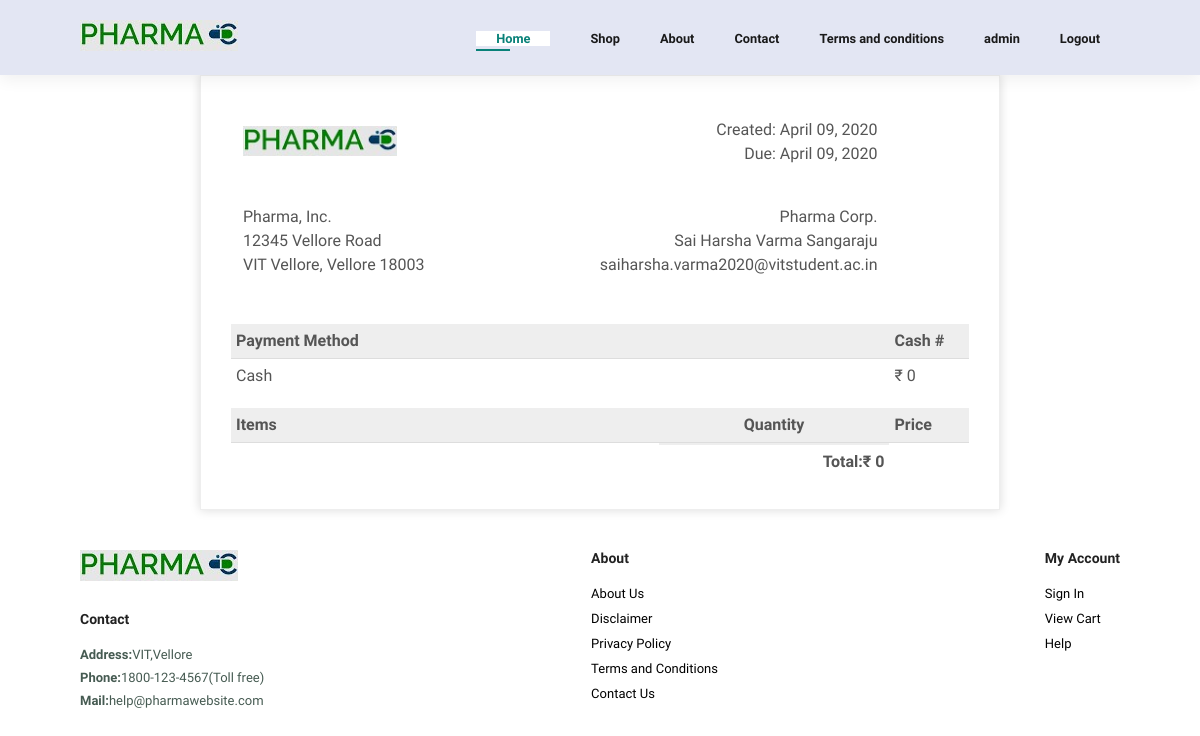
The app's page /checkout/bill/ (signed in), older data.
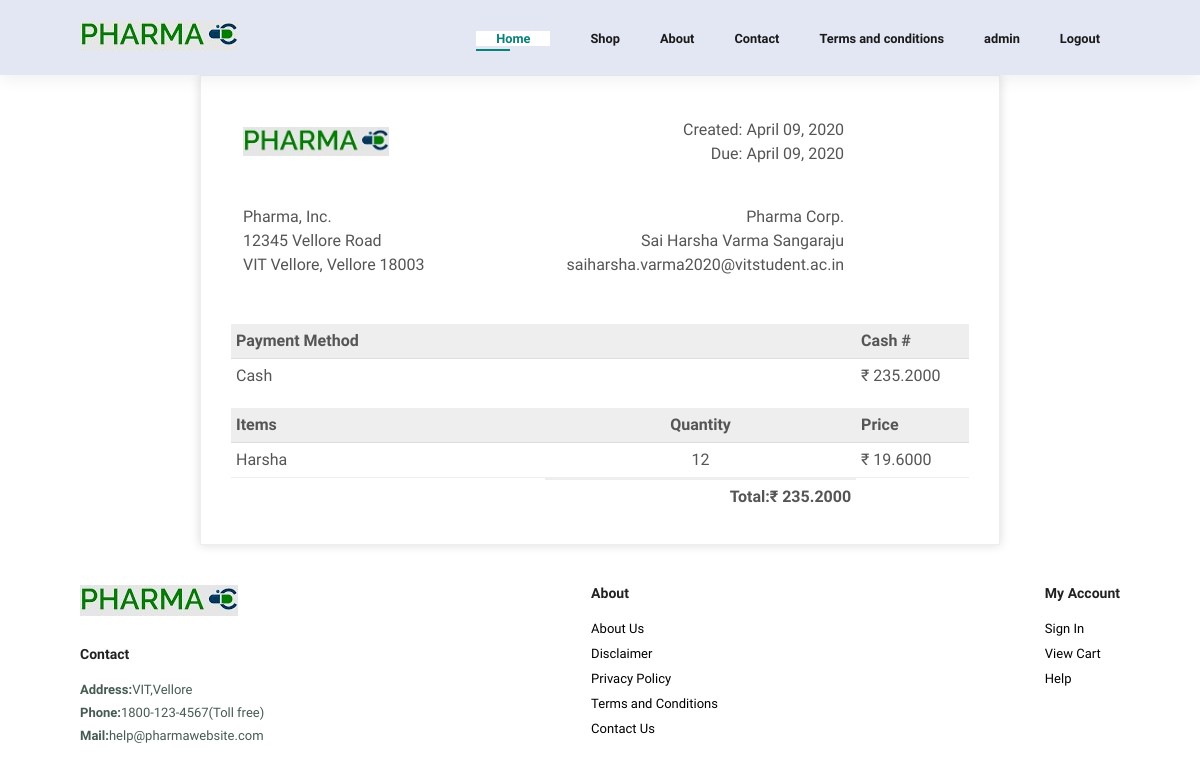
The same page, newer data.
### inventory/models.py (models this page shows, shortened)
class ItemMain(models.Model):
    itemid = models.AutoField(primary_key=True)
    itemname = models.CharField(max_length=50)
    discount = models.DecimalField(decimal_places=2, max_digits=25)
    price = models.DecimalField(decimal_places=2, max_digits=25)
    type = models.ForeignKey(ItemsCat, on_delete=models.CASCADE)
    composition = models.TextField()
    manufacturingdate = models.DateField()
    expirydate = models.DateField()
    quantity = models.IntegerField(default=0)
    slug = models.SlugField(max_length=50, unique=True,
                            default="", editable=False)
    def __str__(self) -> str:
        return str(self.itemid)

### checkout/views.py (the view)
# urls.py: path("bill/", views.generate_bill, name="bill")
def generate_bill(request):
    context = {}
    customer = list(CustomerDetails.objects.all())[-1]
    context['customer'] = customer
    total_amount = 0
    if request.method == "GET":
        user = request.user
        items = UserCart.objects.filter(
            user=User.objects.filter(username=user)[0]
        )
        l = {}
        for i in items:
            ll = []
            item = ItemMain.objects.filter(slug=i.itemid)[0]
            ll.append(item.itemid)
            ll.append(item.itemname)
            price = item.price
            discount = item.discount
            newPrice = price - (price * discount)/100
            ll.append(newPrice)
            if tuple(ll) in l.keys():
                l[tuple(ll)] += 1
            else:
                l[tuple(ll)] = 1
            total_amount += newPrice
        for item, quantity in l.items():
            itemtemp = ItemMain.objects.filter(slug=item[0])[0]
            log = Medicine_Logs.objects.create(
                user=user, customer=customer, itemid=itemtemp, quantity=quantity, price=item[2]*quantity)
            log.save()
        clear_cart(request)
        print(l)
        context['items'] = l
        context['total'] = total_amount
    return render(request, "checkout/bill.html", context)

### inventory/views.py (called while the page is built)
@ login_required(login_url='login')
def clear_cart(request):
    context = {}
    if request.method == "GET":
        user = request.user
        items = UserCart.objects.filter(
            user=User.objects.filter(username=user)[0]
        )
        l = []
        for i in items:
            i.delete()
        context['items'] = l
        return redirect('cart')

### templates/checkout/bill.html
{% extends "base.html" %}
{% load static %}
{% block home %}
<link rel="stylesheet" href="{% static 'css/bill.css' %}">
<div class="invoice-box">
	<table cellpadding="0" cellspacing="0">
		<tr class="top">
			<td colspan="2">
				<table>
					<tr>
						<div>
							<td class="title">
								<img src="{% static 'img/logo.jpg' %}" style="width: 50%; max-width: 300px" />
							</td>
							<td>
								Created: April 09, 2020<br />
								Due: April 09, 2020
							</td>
						</div>
					</tr>
				</table>
			</td>
		</tr>
		<tr class="information">
			<td colspan="2">
				<table>
					<tr>
						<td>
							Pharma, Inc.<br />
							12345 Vellore Road<br />
							VIT Vellore, Vellore 18003
						</td>
						<td>
							Pharma Corp.<br />
							{{ customer.first_name}} {{ customer.last_name }}<br />
							{{ customer.email }}
						</td>
					</tr>
				</table>
			</td>
		</tr>
		<tr class="heading">
			<td>Payment Method</td>
			<td></td>
			<td>Cash #</td>
		</tr>
		<tr class="details">
			<td>Cash</td>
			<td></td>
			<td>₹ {{ total }}</td>
		</tr>
		<tr class="heading">
			<td>Items</td>
			<td style="text-align:center">Quantity</td>
			<td>Price</td>
		</tr>
		{% for item, quantity in items.items %}
		<tr class="item">
			<td>{{ item.1 }}</td>
			<td style="text-align:center">{{ quantity }}</td>
			<td>₹ {{ item.2 }}</td>
		</tr>
		{% endfor %}
		<tr class="total">
			<td></td>
			<td>Total:₹ {{ total }}</td>
		</tr>
	</table>
</div>
{% endblock home %}

Row changes from the older to the newer data that the page shows:
now on this page (row edited): ItemMain: itemname "Harsha"
Text that changed along with them:
{{ total }}: "0" → "235.2000"
new list line: "12 ₹ 19.6000"
